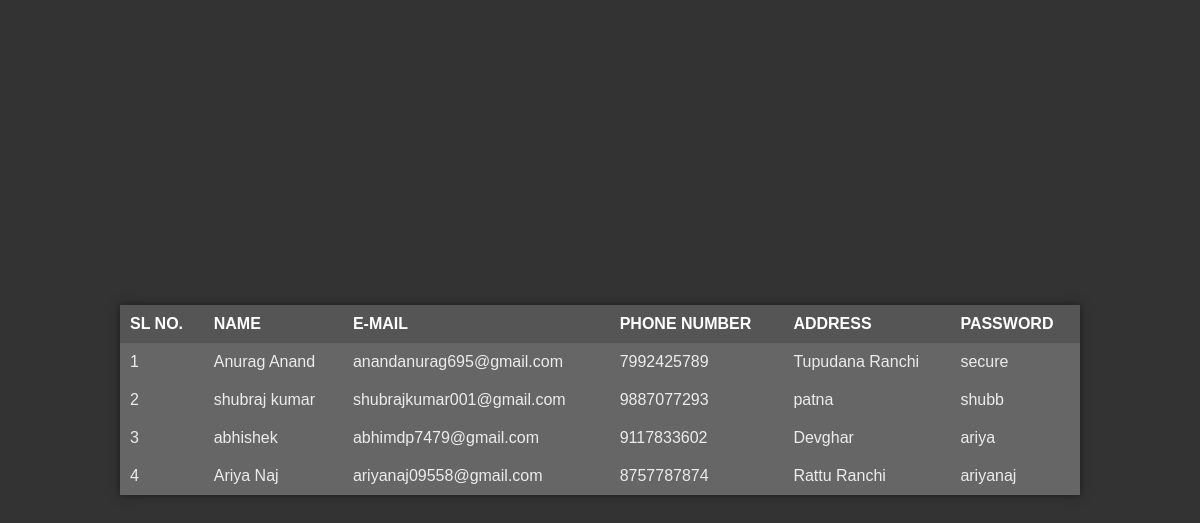
Page /client_registration_details.php on the committed database.
### tables this page shows
CREATE TABLE `client_registration` (
  `id` int(3) NOT NULL,
  `name` varchar(255) NOT NULL,
  `email` varchar(255) NOT NULL,
  `phone` varchar(15) NOT NULL,
  `address` varchar(255) NOT NULL,
  `password` varchar(50) NOT NULL
);

### client_registration_details.php (the view, shortened to what this page needs)
<?php
include("config.php");
$sql = "select * from `client_registration`";
$fetch_data = mysqli_query($conn, $sql);
?>
<!DOCTYPE html>
<html lang="en">
<head>
    <link rel="stylesheet" href="https://cdnjs.cloudflare.com/ajax/libs/font-awesome/6.5.2/css/all.min.css" />
</head>
<body>
     <table>
        <thead>
            <tr>
                <th>SL NO.</th>
                <th>NAME</th>
                <th>E-MAIL</th>
                <th>PHONE NUMBER</th>
                <th>ADDRESS</th>
                <th>PASSWORD</th>
            </tr>
        </thead>
        <?php
        $sl_no = 1;
        while($arr = mysqli_fetch_assoc($fetch_data))
        {
        echo"
        <tbody>
            <tr>
                <td>$sl_no</td>
                <td>$arr[name]</td>
                <td>$arr[email]</td>
                <td>$arr[phone]</td>
                <td>$arr[address]</td>
                <td>$arr[password]</td>
            </tr>
        </tbody>
        ";
            $sl_no++;
        }
        ?>
     </table>
</body>
</html>

### client_registration_details.php (style rules this page uses)
body { font-family: Arial, sans-serif; background-color: #333; color: #ececec; margin: 0; padding: 0; display: flex; justify-content: center; align-items: center; height: 100vh; }
table { width: 80%; border-collapse: collapse; background-color: #444; box-shadow: 0 0 10px rgba(0, 0, 0, 0.5); }
thead { background-color: #555; }
th, td { padding: 10px; text-align: left; }
th { color: #fff; }
tbody tr:nth-child(odd) { background-color: #666; }
td { color: #ececec; }

### rows in the picture
client_registration: name "Anurag Anand", email "anandanurag695@gmail.com", phone "7992425789", address "Tupudana Ranchi", password "secure"
client_registration: name "shubraj kumar", email "shubrajkumar001@gmail.com", phone "9887077293", address "patna", password "shubb"
client_registration: name "abhishek", email "abhimdp7479@gmail.com", phone "9117833602", address "Devghar", password "ariya"
client_registration: name "Ariya Naj", email "ariyanaj09558@gmail.com", phone "8757787874", address "Rattu Ranchi", password "ariyanaj"
